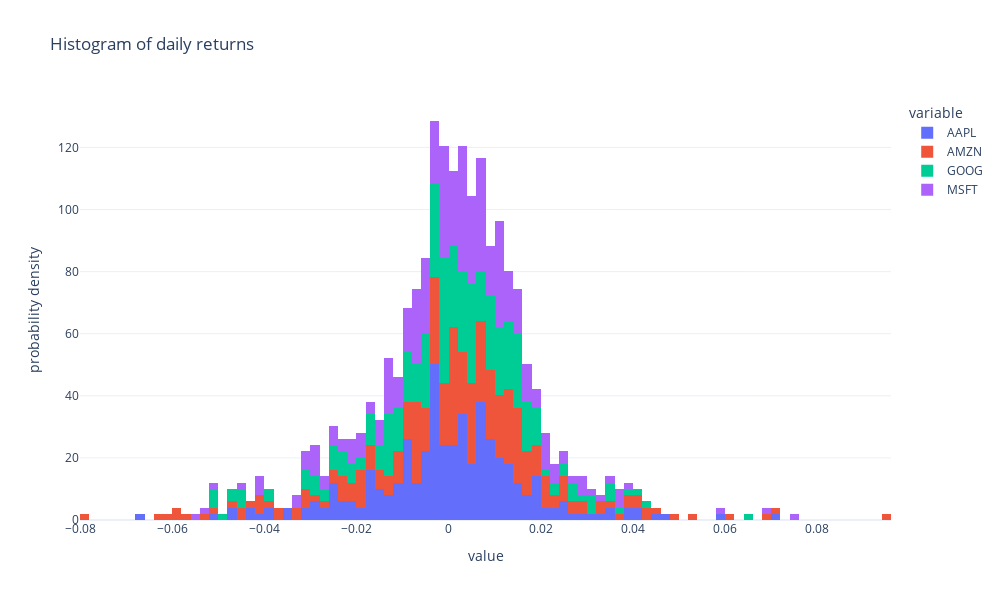

This figure's notebook cell:
### Code cell
# Plot histogram of daily returns
px.histogram(returns, nbins=100 ,histnorm='probability density', title='Histogram of daily returns', barmode='relative')

### Figure 1 — Plotly figure (JSON) as saved in the notebook; plotly's stock layout.template omitted (floating-point values rounded to 4 significant figures; data arrays with more than 128 entries replaced by an {"elided": "..."} marker saying what was removed)
{"data": [{"alignmentgroup": "True", "bingroup": "x", "histnorm": "probability density", "hovertemplate": "variable=AAPL<br>value=%{x}<br>probability density=%{y}<extra></extra>", "legendgroup": "AAPL", "marker": {"color": "#636efa", "pattern": {"shape": ""}}, "name": "AAPL", "nbinsx": 100, "offsetgroup": "AAPL", "orientation": "v", "showlegend": true, "type": "histogram", "x": {"elided": "249 float values"}, "xaxis": "x", "yaxis": "y"}, {"alignmentgroup": "True", "bingroup": "x", "histnorm": "probability density", "hovertemplate": "variable=AMZN<br>value=%{x}<br>probability density=%{y}<extra></extra>", "legendgroup": "AMZN", "marker": {"color": "#EF553B", "pattern": {"shape": ""}}, "name": "AMZN", "nbinsx": 100, "offsetgroup": "AMZN", "orientation": "v", "showlegend": true, "type": "histogram", "x": {"elided": "249 float values"}, "xaxis": "x", "yaxis": "y"}, {"alignmentgroup": "True", "bingroup": "x", "histnorm": "probability density", "hovertemplate": "variable=GOOG<br>value=%{x}<br>probability density=%{y}<extra></extra>", "legendgroup": "GOOG", "marker": {"color": "#00cc96", "pattern": {"shape": ""}}, "name": "GOOG", "nbinsx": 100, "offsetgroup": "GOOG", "orientation": "v", "showlegend": true, "type": "histogram", "x": {"elided": "249 float values"}, "xaxis": "x", "yaxis": "y"}, {"alignmentgroup": "True", "bingroup": "x", "histnorm": "probability density", "hovertemplate": "variable=MSFT<br>value=%{x}<br>probability density=%{y}<extra></extra>", "legendgroup": "MSFT", "marker": {"color": "#ab63fa", "pattern": {"shape": ""}}, "name": "MSFT", "nbinsx": 100, "offsetgroup": "MSFT", "orientation": "v", "showlegend": true, "type": "histogram", "x": {"elided": "249 float values"}, "xaxis": "x", "yaxis": "y"}], "layout": {"barmode": "relative", "height": 600, "legend": {"title": {"text": "variable"}, "tracegroupgap": 0}, "title": {"text": "Histogram of daily returns"}, "width": 1000, "xaxis": {"anchor": "y", "domain": [0, 1], "title": {"text": "value"}}, "yaxis": {"anchor": "x", "domain": [0, 1], "title": {"text": "probability density"}}}}
